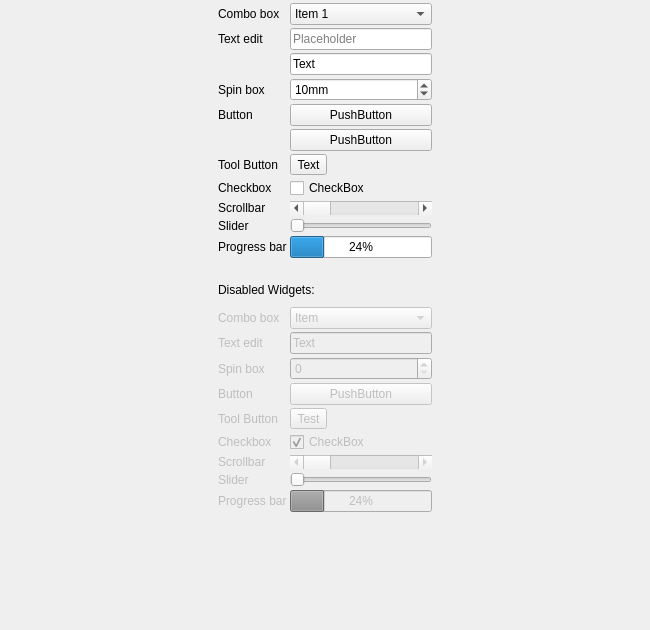
<?xml version="1.0" encoding="UTF-8"?>
<ui version="4.0">
 <class>TestWidgets</class>
 <widget class="QWidget" name="TestWidgets">
  <property name="geometry">
   <rect>
    <x>0</x>
    <y>0</y>
    <width>650</width>
    <height>630</height>
   </rect>
  </property>
  <property name="windowTitle">
   <string>Form</string>
  </property>
  <layout class="QHBoxLayout" name="horizontalLayout">
   <property name="spacing">
    <number>0</number>
   </property>
   <property name="leftMargin">
    <number>3</number>
   </property>
   <property name="topMargin">
    <number>3</number>
   </property>
   <property name="rightMargin">
    <number>3</number>
   </property>
   <property name="bottomMargin">
    <number>3</number>
   </property>
   <item>
    <spacer name="horizontalSpacer">
     <property name="orientation">
      <enum>Qt::Horizontal</enum>
     </property>
     <property name="sizeHint" stdset="0">
      <size>
       <width>203</width>
       <height>20</height>
      </size>
     </property>
    </spacer>
   </item>
   <item>
    <layout class="QVBoxLayout" name="verticalLayout">
     <property name="spacing">
      <number>10</number>
     </property>
     <item>
      <widget class="QWidget" name="" native="true">
       <layout class="QFormLayout" name="formLayout">
        <property name="horizontalSpacing">
         <number>3</number>
        </property>
        <property name="verticalSpacing">
         <number>3</number>
        </property>
        <property name="leftMargin">
         <number>0</number>
        </property>
        <property name="topMargin">
         <number>0</number>
        </property>
        <property name="rightMargin">
         <number>0</number>
        </property>
        <property name="bottomMargin">
         <number>15</number>
        </property>
        <item row="0" column="0">
         <widget class="QLabel" name="label">
          <property name="text">
           <string>Combo box</string>
          </property>
         </widget>
        </item>
        <item row="0" column="1">
         <widget class="QComboBox" name="comboBox">
          <item>
           <property name="text">
            <string>Item 1</string>
           </property>
           <property name="icon">
            <iconset resource="resources.qrc">
             <normaloff>:/icons/load-file</normaloff>:/icons/load-file</iconset>
           </property>
          </item>
          <item>
           <property name="text">
            <string>Item 2</string>
           </property>
          </item>
          <item>
           <property name="text">
            <string>Item 3</string>
           </property>
          </item>
         </widget>
        </item>
        <item row="1" column="0">
         <widget class="QLabel" name="label_3">
          <property name="text">
           <string>Text edit</string>
          </property>
         </widget>
        </item>
        <item row="1" column="1">
         <widget class="QLineEdit" name="lineEdit">
          <property name="placeholderText">
           <string>Placeholder</string>
          </property>
         </widget>
        </item>
        <item row="3" column="0">
         <widget class="QLabel" name="label_5">
          <property name="text">
           <string>Spin box</string>
          </property>
         </widget>
        </item>
        <item row="3" column="1">
         <widget class="QSpinBox" name="spinBox">
          <property name="suffix">
           <string>mm</string>
          </property>
          <property name="value">
           <number>10</number>
          </property>
         </widget>
        </item>
        <item row="4" column="0">
         <widget class="QLabel" name="label_7">
          <property name="text">
           <string>Button</string>
          </property>
         </widget>
        </item>
        <item row="4" column="1">
         <widget class="QPushButton" name="pushButton">
          <property name="text">
           <string>PushButton</string>
          </property>
         </widget>
        </item>
        <item row="6" column="0">
         <widget class="QLabel" name="label_9">
          <property name="text">
           <string>Tool Button</string>
          </property>
         </widget>
        </item>
        <item row="6" column="1">
         <widget class="QToolButton" name="toolButton">
          <property name="text">
           <string>Text</string>
          </property>
          <property name="icon">
           <iconset resource="resources.qrc">
            <normaloff>:/icons/load-file</normaloff>:/icons/load-file</iconset>
          </property>
          <property name="toolButtonStyle">
           <enum>Qt::ToolButtonFollowStyle</enum>
          </property>
         </widget>
        </item>
        <item row="7" column="0">
         <widget class="QLabel" name="label_10">
          <property name="text">
           <string>Checkbox</string>
          </property>
         </widget>
        </item>
        <item row="7" column="1">
         <widget class="QCheckBox" name="checkBox">
          <property name="text">
           <string>CheckBox</string>
          </property>
          <property name="icon">
           <iconset resource="resources.qrc">
            <normaloff>:/icons/load-file</normaloff>:/icons/load-file</iconset>
          </property>
         </widget>
        </item>
        <item row="8" column="0">
         <widget class="QLabel" name="label_11">
          <property name="text">
           <string>Scrollbar</string>
          </property>
         </widget>
        </item>
        <item row="8" column="1">
         <widget class="QScrollBar" name="horizontalScrollBar">
          <property name="orientation">
           <enum>Qt::Horizontal</enum>
          </property>
         </widget>
        </item>
        <item row="9" column="0">
         <widget class="QLabel" name="label_12">
          <property name="text">
           <string>Slider</string>
          </property>
         </widget>
        </item>
        <item row="9" column="1">
         <widget class="QSlider" name="horizontalSlider">
          <property name="orientation">
           <enum>Qt::Horizontal</enum>
          </property>
         </widget>
        </item>
        <item row="10" column="0">
         <widget class="QLabel" name="label_13">
          <property name="text">
           <string>Progress bar</string>
          </property>
         </widget>
        </item>
        <item row="10" column="1">
         <widget class="QProgressBar" name="progressBar">
          <property name="value">
           <number>24</number>
          </property>
         </widget>
        </item>
        <item row="2" column="1">
         <widget class="QLineEdit" name="lineEdit_3">
          <property name="text">
           <string>Text</string>
          </property>
         </widget>
        </item>
        <item row="5" column="1">
         <widget class="QPushButton" name="pushButton_3">
          <property name="text">
           <string>PushButton</string>
          </property>
          <property name="icon">
           <iconset resource="resources.qrc">
            <normaloff>:/icons/load-file</normaloff>:/icons/load-file</iconset>
          </property>
         </widget>
        </item>
       </layout>
      </widget>
     </item>
     <item>
      <widget class="QLabel" name="label_19">
       <property name="text">
        <string>Disabled Widgets:</string>
       </property>
      </widget>
     </item>
     <item>
      <widget class="QWidget" name="widget" native="true">
       <property name="enabled">
        <bool>false</bool>
       </property>
       <layout class="QFormLayout" name="formLayout_2">
        <property name="horizontalSpacing">
         <number>3</number>
        </property>
        <property name="verticalSpacing">
         <number>3</number>
        </property>
        <property name="leftMargin">
         <number>0</number>
        </property>
        <property name="topMargin">
         <number>0</number>
        </property>
        <property name="rightMargin">
         <number>0</number>
        </property>
        <property name="bottomMargin">
         <number>0</number>
        </property>
        <item row="1" column="0">
         <widget class="QLabel" name="label_2">
          <property name="text">
           <string>Combo box</string>
          </property>
         </widget>
        </item>
        <item row="1" column="1">
         <widget class="QComboBox" name="comboBox_2">
          <item>
           <property name="text">
            <string>Item</string>
           </property>
           <property name="icon">
            <iconset resource="resources.qrc">
             <normaloff>:/icons/load-file</normaloff>:/icons/load-file</iconset>
           </property>
          </item>
         </widget>
        </item>
        <item row="2" column="0">
         <widget class="QLabel" name="label_4">
          <property name="text">
           <string>Text edit</string>
          </property>
         </widget>
        </item>
        <item row="2" column="1">
         <widget class="QLineEdit" name="lineEdit_2">
          <property name="text">
           <string>Text</string>
          </property>
         </widget>
        </item>
        <item row="3" column="0">
         <widget class="QLabel" name="label_6">
          <property name="text">
           <string>Spin box</string>
          </property>
         </widget>
        </item>
        <item row="3" column="1">
         <widget class="QSpinBox" name="spinBox_2"/>
        </item>
        <item row="4" column="0">
         <widget class="QLabel" name="label_8">
          <property name="text">
           <string>Button</string>
          </property>
         </widget>
        </item>
        <item row="4" column="1">
         <widget class="QPushButton" name="pushButton_2">
          <property name="text">
           <string>PushButton</string>
          </property>
          <property name="icon">
           <iconset resource="resources.qrc">
            <normaloff>:/icons/load-file</normaloff>:/icons/load-file</iconset>
          </property>
         </widget>
        </item>
        <item row="5" column="0">
         <widget class="QLabel" name="label_14">
          <property name="text">
           <string>Tool Button</string>
          </property>
         </widget>
        </item>
        <item row="5" column="1">
         <widget class="QToolButton" name="toolButton_2">
          <property name="text">
           <string>Test</string>
          </property>
          <property name="icon">
           <iconset resource="resources.qrc">
            <normaloff>:/icons/load-file</normaloff>:/icons/load-file</iconset>
          </property>
         </widget>
        </item>
        <item row="6" column="0">
         <widget class="QLabel" name="label_15">
          <property name="text">
           <string>Checkbox</string>
          </property>
         </widget>
        </item>
        <item row="6" column="1">
         <widget class="QCheckBox" name="checkBox_2">
          <property name="text">
           <string>CheckBox</string>
          </property>
          <property name="checked">
           <bool>true</bool>
          </property>
         </widget>
        </item>
        <item row="7" column="0">
         <widget class="QLabel" name="label_16">
          <property name="text">
           <string>Scrollbar</string>
          </property>
         </widget>
        </item>
        <item row="7" column="1">
         <widget class="QScrollBar" name="horizontalScrollBar_2">
          <property name="orientation">
           <enum>Qt::Horizontal</enum>
          </property>
         </widget>
        </item>
        <item row="8" column="0">
         <widget class="QLabel" name="label_17">
          <property name="text">
           <string>Slider</string>
          </property>
         </widget>
        </item>
        <item row="9" column="0">
         <widget class="QLabel" name="label_18">
          <property name="text">
           <string>Progress bar</string>
          </property>
         </widget>
        </item>
        <item row="8" column="1">
         <widget class="QSlider" name="horizontalSlider_2">
          <property name="orientation">
           <enum>Qt::Horizontal</enum>
          </property>
         </widget>
        </item>
        <item row="9" column="1">
         <widget class="QProgressBar" name="progressBar_2">
          <property name="value">
           <number>24</number>
          </property>
         </widget>
        </item>
       </layout>
      </widget>
     </item>
     <item>
      <spacer name="verticalSpacer">
       <property name="orientation">
        <enum>Qt::Vertical</enum>
       </property>
       <property name="sizeHint" stdset="0">
        <size>
         <width>20</width>
         <height>40</height>
        </size>
       </property>
      </spacer>
     </item>
    </layout>
   </item>
   <item>
    <spacer name="horizontalSpacer_2">
     <property name="orientation">
      <enum>Qt::Horizontal</enum>
     </property>
     <property name="sizeHint" stdset="0">
      <size>
       <width>202</width>
       <height>20</height>
      </size>
     </property>
    </spacer>
   </item>
  </layout>
 </widget>
 <resources>
  <include location="resources.qrc"/>
 </resources>
 <connections/>
</ui>
